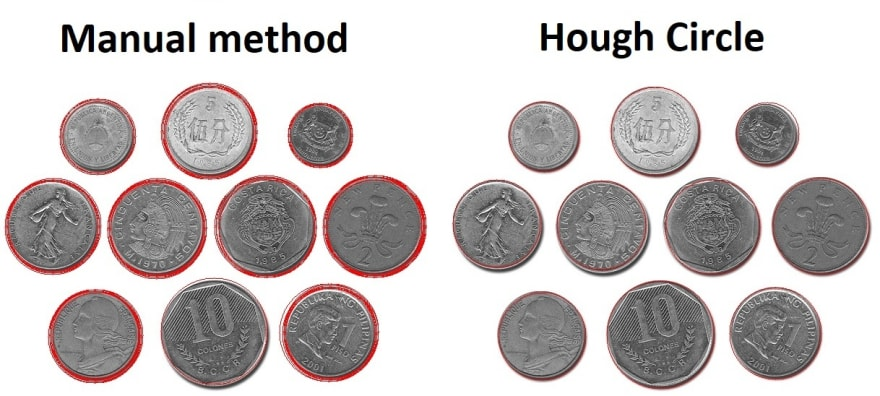
#> input picture imageProcessing/midterm/inrj1m7g4k7w50qokib2.jpg, 880 x 396 px
$ jupyter execute dectcoin.ipynb
#> lines starting #> are read from the running program, lines starting #| are printed output that depends on the picture; after the words box and inside, x2 and y2 are one past the last pixel; in counts of white or black regions, pixels touching at a corner belong together
[cell 1]
import cv2
import numpy as np
from matplotlib import pyplot as plt

# Load the image
image = cv2.imread('inrj1m7g4k7w50qokib2.jpg', cv2.IMREAD_COLOR)
#> image is the input picture: shape (396, 880, 3); mean B, G, R 196, 196.1, 201.4
gray = cv2.cvtColor(image, cv2.COLOR_BGR2GRAY)
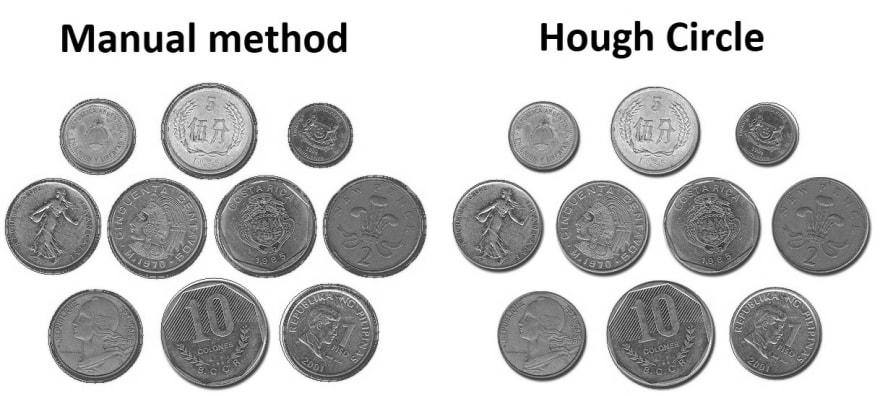
#> gray: shape (396, 880); min 0, max 255, mean 197.7

# Apply Gaussian blur to reduce noise and improve circle detection
blurred = cv2.GaussianBlur(gray, (9, 9), 2)
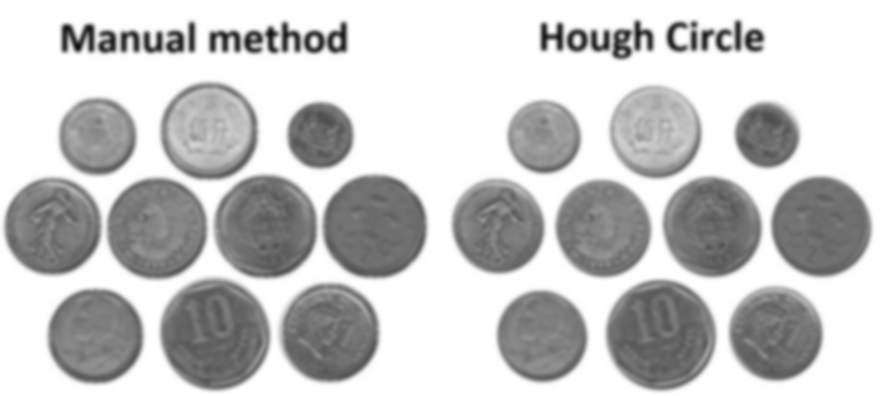
#> blurred: shape (396, 880); min 14, max 255, mean 197.7

# Detect circles using Hough Circle Transform
circles = cv2.HoughCircles(
    blurred,
    cv2.HOUGH_GRADIENT,
    #ปรับค่าให้เหมาะสมกับภาพ
    dp=1,  # Inverse ratio of the accumulator resolution
    minDist=50,  # Minimum distance between the centers of the detected circles
    param1=20,  # Upper threshold for the internal Canny edge detector
    param2=27,   # Threshold for circle center detection
    minRadius=10,  # Minimum radius of circles to be detected
    maxRadius=50   # Maximum radius of circles to be detected
    ###########
)
#> circles = 23 rows, first 8: [821.5, 226.5, 49.4], [95.5, 335.5, 47], [208.5, 130.5, 48.3], [330.5, 332.5, 49.4], [498.5, 227.5, 45], [601.5, 225.5, 46.1], [96.5, 136.5, 38.5], [371.5, 226.5, 49.4]

if circles is not None:
    circles = np.uint16(np.around(circles))
#> circles = 23 rows, first 8: [822, 226, 49], [96, 336, 47], [208, 130, 48], [330, 332, 49], [498, 228, 45], [602, 226, 46], [96, 136, 38], [372, 226, 49]
    for circle in circles[0, :]:
        center = (circle[0], circle[1])
        radius = circle[2]

        # Draw the circle and center
        cv2.circle(image, center, radius, (0, 255, 0), 2)
        cv2.circle(image, center, 2, (0, 0, 255), 3)
#> this loop made 23 passes
#> (center, radius) on passes 1 to 12: ((822, 226), 49), ((96, 336), 47), ((208, 130), 48), ((330, 332), 49), ((498, 228), 45), ((602, 226), 46), ((96, 136), 38), ((372, 226), 49), ((218, 330), 49), ((54, 226), 48), ((658, 332), 45), ((542, 336), 45)
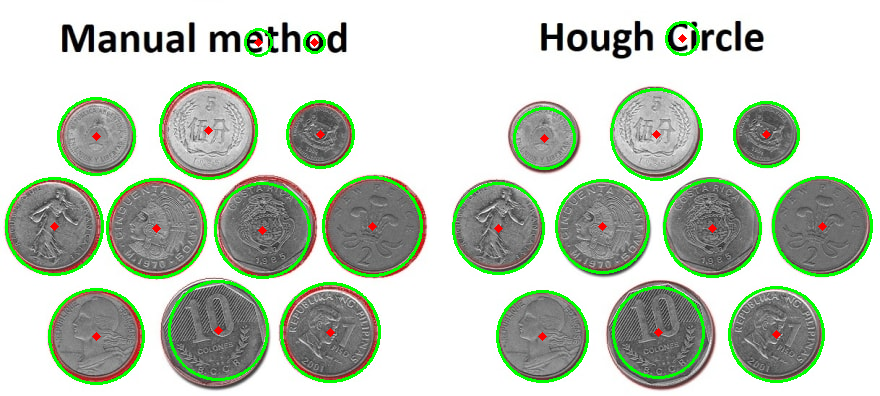
#> image: shape (396, 880, 3); 5.27% of pixels changed, all inside (x1, y1, x2, y2) = (5, 21, 873, 385)

# Display the result using Matplotlib
plt.imshow(cv2.cvtColor(image, cv2.COLOR_BGR2RGB))
plt.axis('off')
plt.show()
